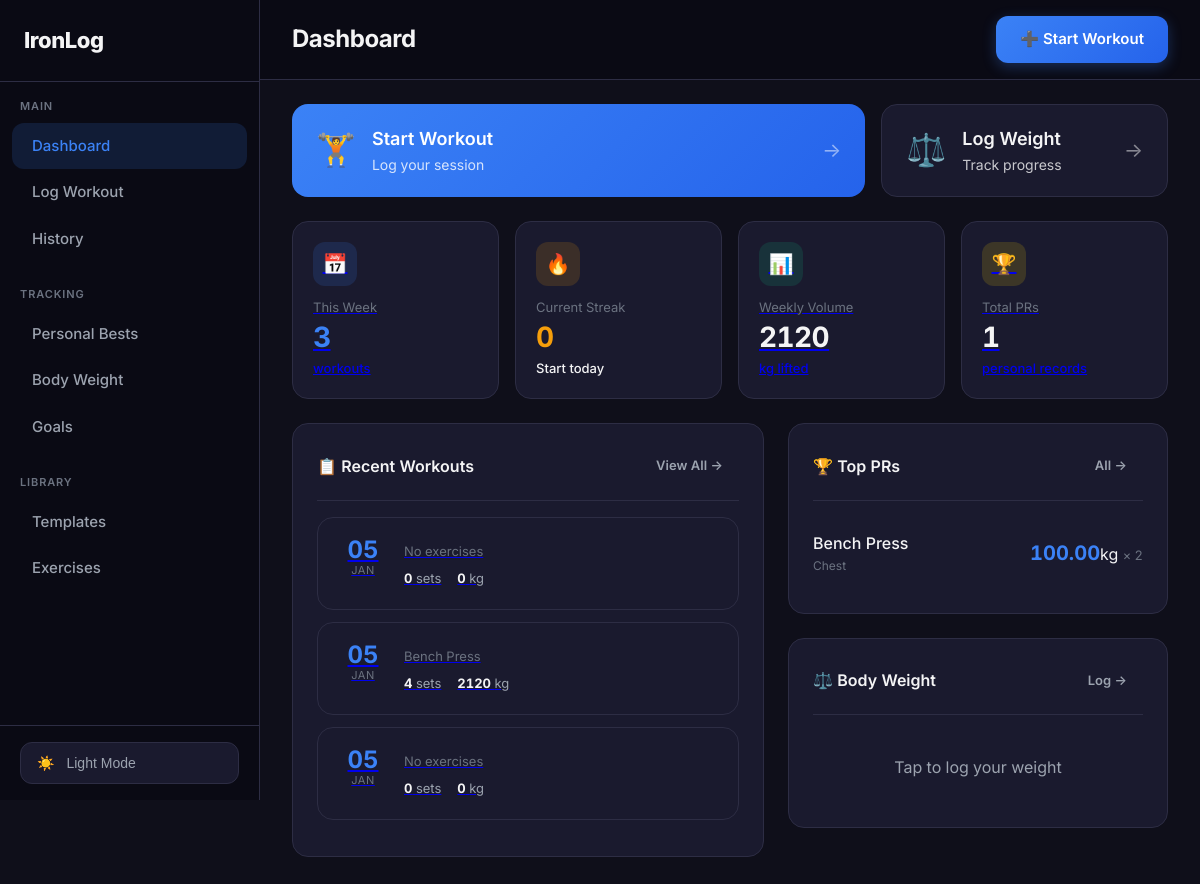
The app's page /, older data.
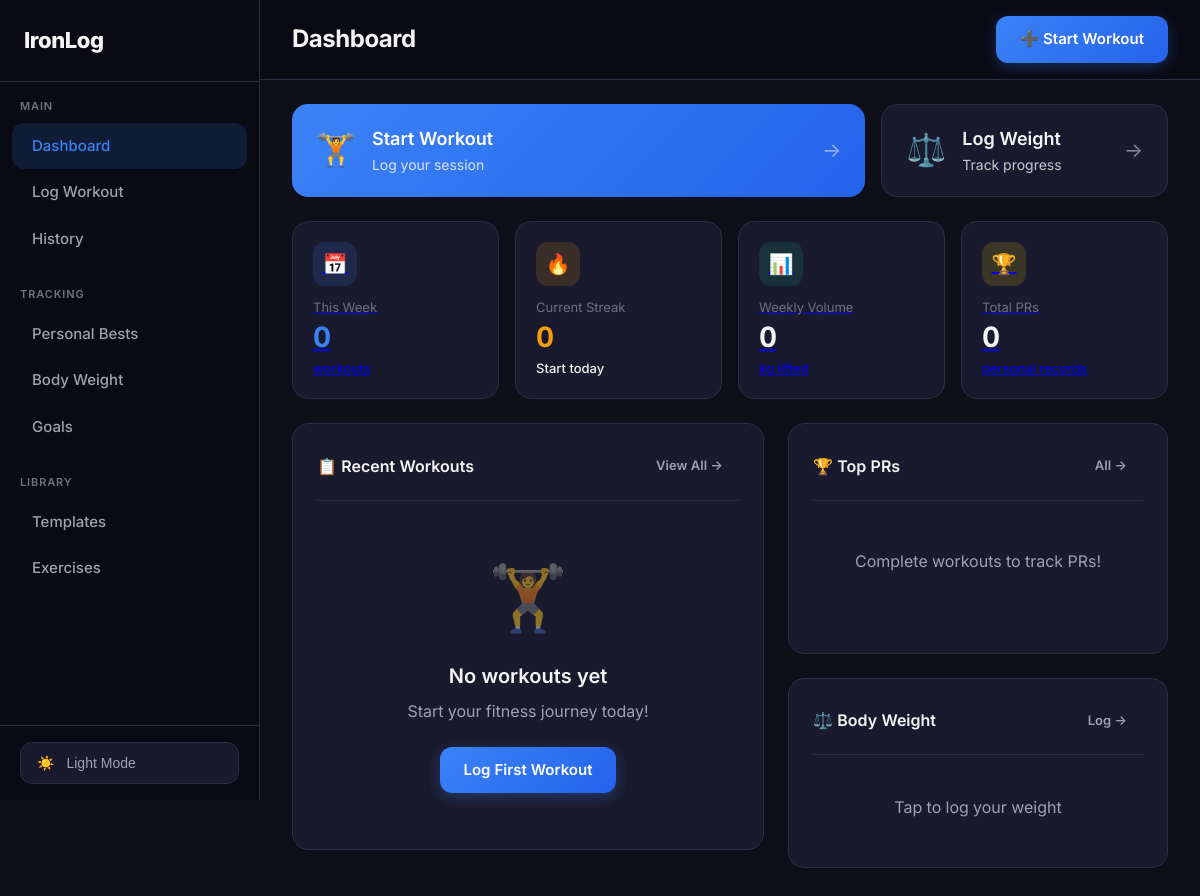
The same page, newer data.
### workouts/models.py (models this page shows, shortened)
class Workout(models.Model):
    date = models.DateField(default=timezone.now)
    muscle_groups = models.CharField(max_length=100, default='')
    notes = models.TextField(blank=True, default='')
    duration_minutes = models.PositiveIntegerField(null=True, blank=True)
    created_at = models.DateTimeField(auto_now_add=True)
    class Meta:
        ordering = ['-date', '-created_at']
    def get_muscle_groups_list(self):
        if not self.muscle_groups:
            return []
        return [mg.strip() for mg in self.muscle_groups.split(',') if mg.strip()]
    def get_muscle_groups_display(self):
        groups = self.get_muscle_groups_list()
        display_map = dict(Exercise.MUSCLE_GROUPS)
        return ' & '.join(display_map.get(g, g.title()) for g in groups)
    def get_total_sets(self):
        return self.sets.count()
    def get_total_volume(self):
        return sum(s.weight * s.reps for s in self.sets.all())
    def get_exercises_summary(self):
        exercises = {}
        for s in self.sets.select_related('exercise').all():
            if s.exercise.name not in exercises:
                exercises[s.exercise.name] = {'sets': [], 'exercise': s.exercise}
            exercises[s.exercise.name]['sets'].append(s)
        return exercises

class Exercise(models.Model):
    MUSCLE_GROUPS = [
        ('chest', 'Chest'),
        ('back', 'Back'),
        ('shoulders', 'Shoulders'),
        ('legs', 'Legs'),
        ('biceps', 'Biceps'),
        ('triceps', 'Triceps'),
        ('core', 'Core'),
        ('cardio', 'Cardio'),
        ('glutes', 'Glutes'),
        ('forearms', 'Forearms'),
        ('calves', 'Calves'),
        ('traps', 'Traps'),
    ]
    name = models.CharField(max_length=100)
    muscle_group = models.CharField(max_length=20, choices=MUSCLE_GROUPS)
    equipment = models.CharField(max_length=50, blank=True, default='')  # barbell, dumbbell, machine, etc.
    class Meta:
        ordering = ['muscle_group', 'name']
        unique_together = ['name', 'muscle_group']
    def get_personal_best(self):
        best = self.sets.order_by('-weight').first()
        return best

class Set(models.Model):
    workout = models.ForeignKey(Workout, on_delete=models.CASCADE, related_name='sets')
    exercise = models.ForeignKey(Exercise, on_delete=models.CASCADE, related_name='sets')
    set_number = models.PositiveIntegerField(default=1)
    weight = models.DecimalField(max_digits=6, decimal_places=2)
    reps = models.PositiveIntegerField()
    notes = models.CharField(max_length=200, blank=True, default='')
    created_at = models.DateTimeField(auto_now_add=True)
    class Meta:
        ordering = ['created_at']

### workouts/views.py (the view)
# urls.py: path('', views.DashboardView.as_view(), name='dashboard'),
class DashboardView(View):
    def get(self, request):
        recent_workouts = Workout.objects.prefetch_related('sets__exercise')[:5]
        total_workouts = Workout.objects.count()
        total_sets = Set.objects.count()
        week_ago = timezone.now().date() - timedelta(days=7)
        this_week = Workout.objects.filter(date__gte=week_ago).count()
        weekly_volume = 0
        for workout in Workout.objects.filter(date__gte=week_ago):
            weekly_volume += workout.get_total_volume()
        last_workout = Workout.objects.first()
        personal_bests = []
        exercises_with_sets = Exercise.objects.annotate(
            max_weight=Max('sets__weight'),
            set_count=Count('sets')
        ).filter(set_count__gt=0).order_by('-max_weight')[:4]
        for ex in exercises_with_sets:
            pb = ex.get_personal_best()
            if pb:
                personal_bests.append({
                    'exercise': ex,
                    'weight': pb.weight,
                    'reps': pb.reps,
                    'date': pb.workout.date
                })
        streak = 0
        current_date = timezone.now().date()
        while True:
            if Workout.objects.filter(date=current_date).exists():
                streak += 1
                current_date -= timedelta(days=1)
            else:
                break
        active_goals = Goal.objects.filter(status='active')[:3]
        latest_weight = BodyWeight.objects.first()
        templates = WorkoutTemplate.objects.all()[:3]
        context = {
            'recent_workouts': recent_workouts,
            'total_workouts': total_workouts,
            'total_sets': total_sets,
            'this_week': this_week,
            'weekly_volume': weekly_volume,
            'last_workout': last_workout,
            'personal_bests': personal_bests,
            'streak': streak,
            'active_goals': active_goals,
            'latest_weight': latest_weight,
            'templates': templates,
        }
        return render(request, 'workouts/dashboard.html', context)

### templates/workouts/dashboard.html (shortened to what the changed rows need)
{% extends 'base.html' %}
{% block page_title %}Dashboard{% endblock %}
{% block content %}
<div class="stats-grid">
    <a href="{% url 'history' %}" class="stat-card">
        <div class="stat-icon blue">📅</div>
        <div class="stat-label">This Week</div>
        <div class="stat-value accent font-mono">{{ this_week }}</div>
        <div class="stat-change">workouts</div>
    </a>
    <a href="{% url 'history' %}" class="stat-card">
        <div class="stat-icon green">📊</div>
        <div class="stat-label">Weekly Volume</div>
        <div class="stat-value font-mono">{{ weekly_volume|floatformat:0 }}</div>
        <div class="stat-change">kg lifted</div>
    </a>
    <a href="{% url 'personal_bests' %}" class="stat-card">
        <div class="stat-icon gold">🏆</div>
        <div class="stat-label">Total PRs</div>
        <div class="stat-value font-mono">{{ personal_bests|length }}</div>
        <div class="stat-change">personal records</div>
    </a>
</div>
<div class="dashboard-grid">
    <div class="dashboard-main">
        <div class="card">
            <div class="card-header">
                <h2 class="card-title">📋 Recent Workouts</h2>
            </div>
            {% if recent_workouts %}
            {% for workout in recent_workouts %}
            <a href="{% url 'workout_detail' workout.id %}" class="timeline-card">
                <div class="timeline-date">
                    <div class="timeline-date-day">{{ workout.date|date:"d" }}</div>
                    <div class="timeline-date-month">{{ workout.date|date:"M" }}</div>
                </div>
                <div class="timeline-content">
                    <div class="timeline-meta">
                        {% for name, data in workout.get_exercises_summary.items %}
                        {{ name }}{% if not forloop.last %} • {% endif %}
                        {% empty %}
                        No exercises
                        {% endfor %}
                    </div>
                    <div class="timeline-stats">
                        <span class="timeline-stat"><strong>{{ workout.get_total_sets }}</strong> sets</span>
                        <span class="timeline-stat"><strong>{{ workout.get_total_volume|floatformat:0 }}</strong> kg</span>
                    </div>
                </div>
            </a>
            {% endfor %}
            {% else %}
            <div class="empty-state" style="padding: 2rem;">
                <div class="empty-state-icon">🏋️</div>
                <h3>No workouts yet</h3>
                <p>Start your fitness journey today!</p>
                <a href="{% url 'log_workout' %}" class="btn btn-primary">Log First Workout</a>
            </div>
            {% endif %}
        </div>
    </div>
    <div class="dashboard-side">
        <div class="card">
            <div class="card-header">
                <h2 class="card-title">🏆 Top PRs</h2>
            </div>
            {% if personal_bests %}
            <div class="pr-list">
                {% for pb in personal_bests %}
                <a href="{% url 'exercise_progress' pb.exercise.id %}" class="pr-item">
                    <div class="pr-info">
                        <div class="pr-name">{{ pb.exercise.name }}</div>
                        <div class="pr-group">{{ pb.exercise.get_muscle_group_display }}</div>
                    </div>
                    <div class="pr-value">
                        <strong>{{ pb.weight }}</strong>kg
                        <span>× {{ pb.reps }}</span>
                    </div>
                </a>
                {% endfor %}
            </div>
            {% else %}
            <div class="empty-state" style="padding: 2rem;">
                <p>Complete workouts to track PRs!</p>
            </div>
            {% endif %}
        </div>
        <div class="card">
            <div class="card-header">
                <h2 class="card-title">⚖️ Body Weight</h2>
            </div>
        </div>
    </div>
</div>
{% endblock %}

Row changes from the older to the newer data that the page shows:
removed Workout: date "05", date "JAN", get_total_sets "0", get_total_volume "0"
removed Workout: date "05", date "JAN", get_total_sets "4", get_total_volume "2120"
no longer on this page (row unchanged): Exercise: name "Bench Press", exercise.name "Bench Press", exercise.muscle_group "Chest", weight "100.00", reps "2"
removed Workout: date "05", date "JAN", get_total_sets "0", get_total_volume "0"
Text that changed along with them:
{{ this_week }}: "3" → "0"
{{ weekly_volume|floatformat:0 }}: "2120" → "0"
{{ personal_bests|length }}: "1" → "0"
text now shown: "🏋️ No workouts yet Start your fitness journey today! Log First Workout Complete workouts to track PRs!"
